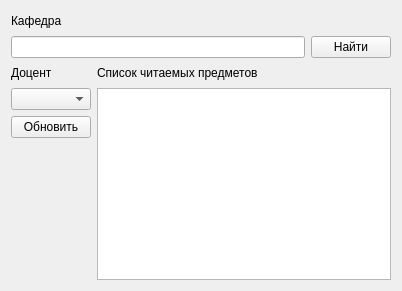
<?xml version="1.0" encoding="UTF-8"?>
<ui version="4.0">
 <class>Report3</class>
 <widget class="QWidget" name="Report3">
  <property name="geometry">
   <rect>
    <x>0</x>
    <y>0</y>
    <width>402</width>
    <height>291</height>
   </rect>
  </property>
  <property name="windowTitle">
   <string>Читаемые предметы</string>
  </property>
  <layout class="QFormLayout" name="formLayout">
   <item row="0" column="0">
    <widget class="QLabel" name="label">
     <property name="text">
      <string>Кафедра</string>
     </property>
    </widget>
   </item>
   <item row="6" column="1">
    <widget class="QListView" name="listView"/>
   </item>
   <item row="4" column="1">
    <widget class="QLabel" name="label_3">
     <property name="text">
      <string>Список читаемых предметов</string>
     </property>
    </widget>
   </item>
   <item row="1" column="0" colspan="2">
    <layout class="QHBoxLayout" name="horizontalLayout">
     <item>
      <widget class="QLineEdit" name="department"/>
     </item>
     <item>
      <widget class="QPushButton" name="pushButton">
       <property name="text">
        <string>Найти</string>
       </property>
      </widget>
     </item>
    </layout>
   </item>
   <item row="6" column="0">
    <layout class="QVBoxLayout" name="verticalLayout">
     <item>
      <widget class="QComboBox" name="teachersList"/>
     </item>
     <item>
      <widget class="QPushButton" name="updateListButton">
       <property name="text">
        <string>Обновить</string>
       </property>
      </widget>
     </item>
    </layout>
   </item>
   <item row="4" column="0">
    <widget class="QLabel" name="label_2">
     <property name="text">
      <string>Доцент</string>
     </property>
    </widget>
   </item>
  </layout>
 </widget>
 <resources/>
 <connections/>
</ui>
